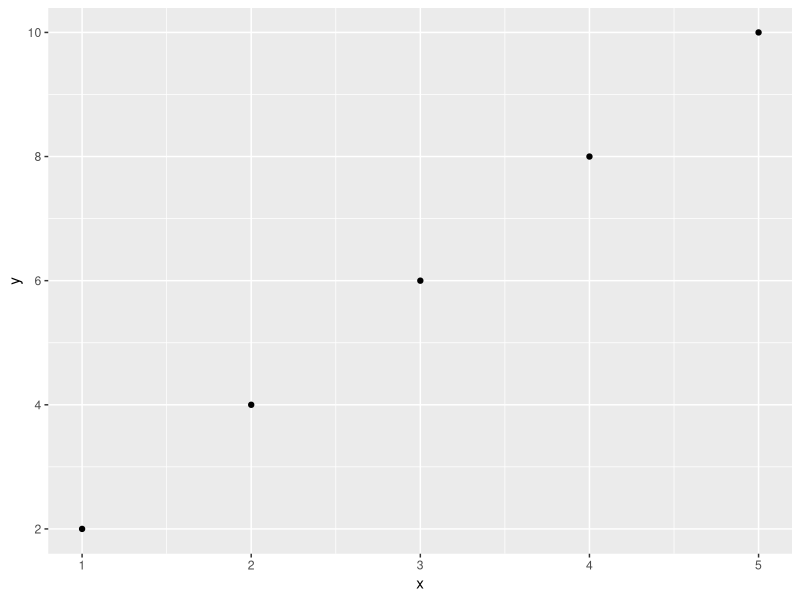

The R script that drew this image:
## ---- chunk 1
library(ggplot2)

##### Create a simple data frame
data <- data.frame(
  x = c(1, 2, 3, 4, 5),
  y = c(2, 4, 6, 8, 10)
)
data <- data.frame(
  x = c(1, 2, 3, 4, 5),
  y = c(2, 4, 6, 8, 10)
)
##### Create a scatter plot using ggplot2
ggplot(data, aes(x = x, y = y)) +
  geom_point()
